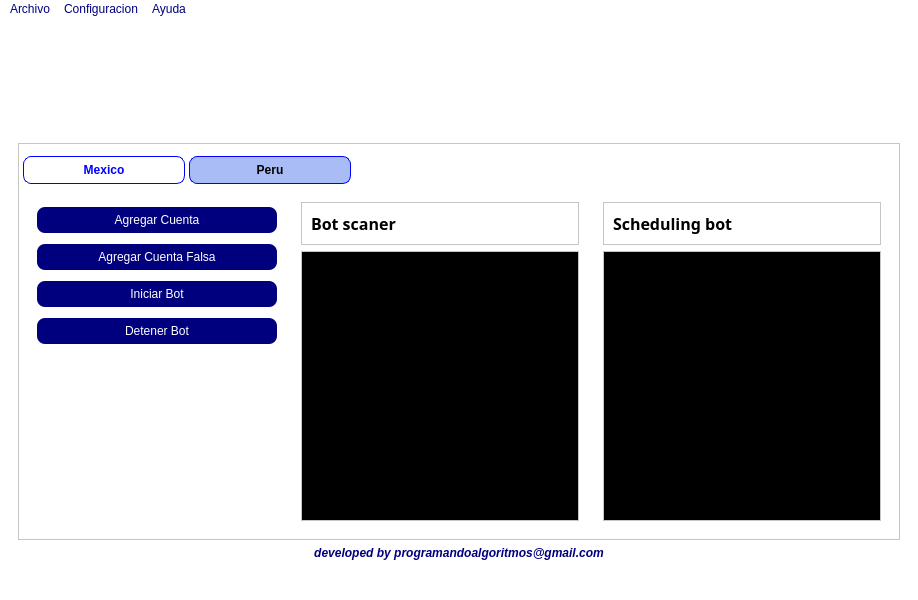
<?xml version="1.0" encoding="UTF-8"?>
<ui version="4.0">
 <class>MainWindow</class>
 <widget class="QMainWindow" name="MainWindow">
  <property name="geometry">
   <rect>
    <x>0</x>
    <y>0</y>
    <width>918</width>
    <height>600</height>
   </rect>
  </property>
  <property name="sizePolicy">
   <sizepolicy hsizetype="Expanding" vsizetype="Expanding">
    <horstretch>1</horstretch>
    <verstretch>1</verstretch>
   </sizepolicy>
  </property>
  <property name="minimumSize">
   <size>
    <width>0</width>
    <height>0</height>
   </size>
  </property>
  <property name="maximumSize">
   <size>
    <width>16777213</width>
    <height>16777215</height>
   </size>
  </property>
  <property name="sizeIncrement">
   <size>
    <width>0</width>
    <height>0</height>
   </size>
  </property>
  <property name="baseSize">
   <size>
    <width>0</width>
    <height>0</height>
   </size>
  </property>
  <property name="cursor">
   <cursorShape>PointingHandCursor</cursorShape>
  </property>
  <property name="windowTitle">
   <string>Agenda - tu visa</string>
  </property>
  <property name="windowIcon">
   <iconset>
    <normaloff>../tuvisa.png</normaloff>../tuvisa.png</iconset>
  </property>
  <property name="styleSheet">
   <string notr="true">background-color: rgb(255, 255, 255);
color:black;</string>
  </property>
  <property name="iconSize">
   <size>
    <width>50</width>
    <height>50</height>
   </size>
  </property>
  <property name="toolButtonStyle">
   <enum>Qt::ToolButtonTextOnly</enum>
  </property>
  <widget class="QWidget" name="centralwidget">
   <property name="sizePolicy">
    <sizepolicy hsizetype="Expanding" vsizetype="Expanding">
     <horstretch>1</horstretch>
     <verstretch>1</verstretch>
    </sizepolicy>
   </property>
   <property name="minimumSize">
    <size>
     <width>0</width>
     <height>0</height>
    </size>
   </property>
   <layout class="QVBoxLayout" name="verticalLayout">
    <item>
     <widget class="QFrame" name="frame">
      <property name="frameShape">
       <enum>QFrame::NoFrame</enum>
      </property>
      <property name="frameShadow">
       <enum>QFrame::Raised</enum>
      </property>
      <layout class="QVBoxLayout" name="verticalLayout_2">
       <item>
        <widget class="QFrame" name="frame_2">
         <property name="minimumSize">
          <size>
           <width>0</width>
           <height>100</height>
          </size>
         </property>
         <property name="baseSize">
          <size>
           <width>3</width>
           <height>0</height>
          </size>
         </property>
         <property name="frameShape">
          <enum>QFrame::NoFrame</enum>
         </property>
         <property name="frameShadow">
          <enum>QFrame::Raised</enum>
         </property>
         <widget class="QLabel" name="Logo">
          <property name="geometry">
           <rect>
            <x>0</x>
            <y>0</y>
            <width>181</width>
            <height>91</height>
           </rect>
          </property>
          <property name="text">
           <string/>
          </property>
          <property name="pixmap">
           <pixmap>../tuvisa.png</pixmap>
          </property>
          <property name="scaledContents">
           <bool>true</bool>
          </property>
         </widget>
        </widget>
       </item>
       <item>
        <widget class="QFrame" name="frame_3">
         <property name="frameShape">
          <enum>QFrame::StyledPanel</enum>
         </property>
         <property name="frameShadow">
          <enum>QFrame::Raised</enum>
         </property>
         <layout class="QVBoxLayout" name="verticalLayout_4">
          <property name="leftMargin">
           <number>0</number>
          </property>
          <property name="topMargin">
           <number>12</number>
          </property>
          <property name="rightMargin">
           <number>0</number>
          </property>
          <property name="bottomMargin">
           <number>0</number>
          </property>
          <item>
           <widget class="QTabWidget" name="tabWidget">
            <property name="styleSheet">
             <string notr="true">   QTabWidget::pane {
        border: none;
    }    
	QTabBar::tab {
        color: blue;  /* Color del texto */
		font-weight:bold;
		margin-left:4px;
		padding: 6px 20px 6px 20px;
		border: 1px solid blue;
		border-radius: 8px;
		min-width:120px;
    }
    QTabBar::tab:selected {
        color: black;  /* Color del texto cuando la pestaña está seleccionada */
		background: #A9BCF5;
    }</string>
            </property>
            <property name="currentIndex">
             <number>1</number>
            </property>
            <property name="tabBarAutoHide">
             <bool>false</bool>
            </property>
            <widget class="QWidget" name="tab">
             <property name="sizePolicy">
              <sizepolicy hsizetype="Expanding" vsizetype="Expanding">
               <horstretch>0</horstretch>
               <verstretch>0</verstretch>
              </sizepolicy>
             </property>
             <property name="styleSheet">
              <string notr="true">color: rgb(0, 0, 0);</string>
             </property>
             <attribute name="title">
              <string>Mexico</string>
             </attribute>
             <layout class="QHBoxLayout" name="horizontalLayout">
              <item>
               <widget class="QFrame" name="frame_5">
                <property name="minimumSize">
                 <size>
                  <width>0</width>
                  <height>0</height>
                 </size>
                </property>
                <property name="baseSize">
                 <size>
                  <width>0</width>
                  <height>0</height>
                 </size>
                </property>
                <property name="frameShape">
                 <enum>QFrame::NoFrame</enum>
                </property>
                <property name="frameShadow">
                 <enum>QFrame::Raised</enum>
                </property>
                <layout class="QVBoxLayout" name="verticalLayout_5">
                 <property name="leftMargin">
                  <number>0</number>
                 </property>
                 <property name="topMargin">
                  <number>0</number>
                 </property>
                 <property name="rightMargin">
                  <number>0</number>
                 </property>
                 <property name="bottomMargin">
                  <number>0</number>
                 </property>
                 <item>
                  <widget class="QFrame" name="frame_8">
                   <property name="minimumSize">
                    <size>
                     <width>0</width>
                     <height>0</height>
                    </size>
                   </property>
                   <property name="frameShape">
                    <enum>QFrame::NoFrame</enum>
                   </property>
                   <property name="frameShadow">
                    <enum>QFrame::Raised</enum>
                   </property>
                   <layout class="QVBoxLayout" name="verticalLayout_8">
                    <item>
                     <widget class="QPushButton" name="AgregarCuentasMexico">
                      <property name="sizePolicy">
                       <sizepolicy hsizetype="Expanding" vsizetype="Fixed">
                        <horstretch>0</horstretch>
                        <verstretch>0</verstretch>
                       </sizepolicy>
                      </property>
                      <property name="styleSheet">
                       <string notr="true">color: rgb(255, 255, 255);
background-color: rgb(0, 0, 127);
border-radius:8px;
padding: 6px 10px 6px 10px;</string>
                      </property>
                      <property name="text">
                       <string>Agregar Cuenta</string>
                      </property>
                     </widget>
                    </item>
                    <item>
                     <widget class="QPushButton" name="AgregarCuentasFalsasMexico">
                      <property name="sizePolicy">
                       <sizepolicy hsizetype="Expanding" vsizetype="Fixed">
                        <horstretch>0</horstretch>
                        <verstretch>0</verstretch>
                       </sizepolicy>
                      </property>
                      <property name="styleSheet">
                       <string notr="true">color: rgb(255, 255, 255);
background-color: rgb(0, 0, 127);
border-radius:8px;
padding: 6px 10px 6px 10px;</string>
                      </property>
                      <property name="text">
                       <string>Agregar Cuenta Falsa</string>
                      </property>
                     </widget>
                    </item>
                    <item>
                     <widget class="QPushButton" name="BotMexico">
                      <property name="sizePolicy">
                       <sizepolicy hsizetype="Expanding" vsizetype="Fixed">
                        <horstretch>0</horstretch>
                        <verstretch>0</verstretch>
                       </sizepolicy>
                      </property>
                      <property name="styleSheet">
                       <string notr="true">color: rgb(255, 255, 255);
background-color: rgb(0, 0, 127);
border-radius:8px;
padding: 6px 10px 6px 10px;</string>
                      </property>
                      <property name="text">
                       <string>Iniciar Bot</string>
                      </property>
                     </widget>
                    </item>
                    <item>
                     <widget class="QPushButton" name="ButtonStopBotMexico">
                      <property name="sizePolicy">
                       <sizepolicy hsizetype="Expanding" vsizetype="Fixed">
                        <horstretch>0</horstretch>
                        <verstretch>0</verstretch>
                       </sizepolicy>
                      </property>
                      <property name="styleSheet">
                       <string notr="true">color: rgb(255, 255, 255);
background-color: rgb(0, 0, 127);
border-radius:8px;
padding: 6px 10px 6px 10px;</string>
                      </property>
                      <property name="text">
                       <string>Detener Bot</string>
                      </property>
                     </widget>
                    </item>
                   </layout>
                  </widget>
                 </item>
                 <item>
                  <widget class="QFrame" name="frame_9">
                   <property name="frameShape">
                    <enum>QFrame::NoFrame</enum>
                   </property>
                   <property name="frameShadow">
                    <enum>QFrame::Raised</enum>
                   </property>
                  </widget>
                 </item>
                </layout>
               </widget>
              </item>
              <item>
               <widget class="QFrame" name="frame_6">
                <property name="frameShape">
                 <enum>QFrame::NoFrame</enum>
                </property>
                <property name="frameShadow">
                 <enum>QFrame::Raised</enum>
                </property>
                <layout class="QVBoxLayout" name="verticalLayout_6">
                 <item>
                  <widget class="QFrame" name="frame_11">
                   <property name="minimumSize">
                    <size>
                     <width>0</width>
                     <height>20</height>
                    </size>
                   </property>
                   <property name="styleSheet">
                    <string notr="true"/>
                   </property>
                   <property name="frameShape">
                    <enum>QFrame::StyledPanel</enum>
                   </property>
                   <property name="frameShadow">
                    <enum>QFrame::Raised</enum>
                   </property>
                   <layout class="QVBoxLayout" name="verticalLayout_10">
                    <item>
                     <widget class="QLabel" name="label">
                      <property name="font">
                       <font>
                        <family>Clean</family>
                        <pointsize>12</pointsize>
                        <bold>true</bold>
                       </font>
                      </property>
                      <property name="text">
                       <string>Bot scaner</string>
                      </property>
                     </widget>
                    </item>
                   </layout>
                  </widget>
                 </item>
                 <item>
                  <widget class="QFrame" name="frame_10">
                   <property name="enabled">
                    <bool>true</bool>
                   </property>
                   <property name="minimumSize">
                    <size>
                     <width>0</width>
                     <height>0</height>
                    </size>
                   </property>
                   <property name="baseSize">
                    <size>
                     <width>0</width>
                     <height>0</height>
                    </size>
                   </property>
                   <property name="frameShape">
                    <enum>QFrame::StyledPanel</enum>
                   </property>
                   <property name="frameShadow">
                    <enum>QFrame::Raised</enum>
                   </property>
                   <layout class="QVBoxLayout" name="verticalLayout_9">
                    <property name="leftMargin">
                     <number>0</number>
                    </property>
                    <property name="topMargin">
                     <number>0</number>
                    </property>
                    <property name="rightMargin">
                     <number>0</number>
                    </property>
                    <property name="bottomMargin">
                     <number>0</number>
                    </property>
                    <item>
                     <widget class="QScrollArea" name="scrollArea_Mexico">
                      <property name="enabled">
                       <bool>true</bool>
                      </property>
                      <property name="styleSheet">
                       <string notr="true">background-color: rgb(0, 0, 0);
color: rgb(255, 255, 255);</string>
                      </property>
                      <property name="widgetResizable">
                       <bool>true</bool>
                      </property>
                      <widget class="QWidget" name="scrollAreaWidgetContents_2">
                       <property name="geometry">
                        <rect>
                         <x>0</x>
                         <y>0</y>
                         <width>274</width>
                         <height>267</height>
                        </rect>
                       </property>
                       <layout class="QVBoxLayout" name="verticalLayout_22">
                        <item>
                         <widget class="QTextEdit" name="ConsolaMexico">
                          <property name="styleSheet">
                           <string notr="true">color: rgb(0, 170, 0);
font-weight:bold;
font-size:12px;</string>
                          </property>
                          <property name="readOnly">
                           <bool>true</bool>
                          </property>
                         </widget>
                        </item>
                       </layout>
                      </widget>
                     </widget>
                    </item>
                   </layout>
                  </widget>
                 </item>
                </layout>
               </widget>
              </item>
              <item>
               <widget class="QFrame" name="frame_7">
                <property name="frameShape">
                 <enum>QFrame::NoFrame</enum>
                </property>
                <property name="frameShadow">
                 <enum>QFrame::Raised</enum>
                </property>
                <layout class="QVBoxLayout" name="verticalLayout_7">
                 <item>
                  <widget class="QFrame" name="frame_12">
                   <property name="minimumSize">
                    <size>
                     <width>0</width>
                     <height>30</height>
                    </size>
                   </property>
                   <property name="frameShape">
                    <enum>QFrame::StyledPanel</enum>
                   </property>
                   <property name="frameShadow">
                    <enum>QFrame::Raised</enum>
                   </property>
                   <layout class="QVBoxLayout" name="verticalLayout_11">
                    <item>
                     <widget class="QLabel" name="label_3">
                      <property name="font">
                       <font>
                        <family>Clean</family>
                        <pointsize>12</pointsize>
                        <bold>true</bold>
                       </font>
                      </property>
                      <property name="text">
                       <string>Scheduling bot</string>
                      </property>
                     </widget>
                    </item>
                   </layout>
                  </widget>
                 </item>
                 <item>
                  <widget class="QScrollArea" name="scrollArea_Mexico_2">
                   <property name="styleSheet">
                    <string notr="true">background-color: rgb(0, 0, 0);
color: rgb(255, 255, 255);</string>
                   </property>
                   <property name="widgetResizable">
                    <bool>true</bool>
                   </property>
                   <widget class="QWidget" name="scrollAreaWidgetContents_6">
                    <property name="geometry">
                     <rect>
                      <x>0</x>
                      <y>0</y>
                      <width>274</width>
                      <height>269</height>
                     </rect>
                    </property>
                    <layout class="QVBoxLayout" name="verticalLayout_23">
                     <item>
                      <widget class="QTextEdit" name="ConsolaAgendadorMexico">
                       <property name="styleSheet">
                        <string notr="true">color: rgb(0, 170, 0);
font-weight:bold;
font-size:12px;</string>
                       </property>
                       <property name="readOnly">
                        <bool>true</bool>
                       </property>
                      </widget>
                     </item>
                    </layout>
                   </widget>
                  </widget>
                 </item>
                </layout>
               </widget>
              </item>
             </layout>
            </widget>
            <widget class="QWidget" name="tab_2">
             <property name="styleSheet">
              <string notr="true">color: rgb(0, 0, 0);</string>
             </property>
             <attribute name="title">
              <string>Peru</string>
             </attribute>
             <layout class="QHBoxLayout" name="horizontalLayout_2">
              <item>
               <widget class="QFrame" name="frame_13">
                <property name="frameShape">
                 <enum>QFrame::NoFrame</enum>
                </property>
                <property name="frameShadow">
                 <enum>QFrame::Raised</enum>
                </property>
                <layout class="QVBoxLayout" name="verticalLayout_12">
                 <property name="leftMargin">
                  <number>0</number>
                 </property>
                 <property name="topMargin">
                  <number>0</number>
                 </property>
                 <property name="rightMargin">
                  <number>0</number>
                 </property>
                 <property name="bottomMargin">
                  <number>0</number>
                 </property>
                 <item>
                  <widget class="QFrame" name="frame_15">
                   <property name="frameShape">
                    <enum>QFrame::NoFrame</enum>
                   </property>
                   <property name="frameShadow">
                    <enum>QFrame::Raised</enum>
                   </property>
                   <layout class="QVBoxLayout" name="verticalLayout_19">
                    <item>
                     <widget class="QPushButton" name="AgregarCuentasPeru">
                      <property name="sizePolicy">
                       <sizepolicy hsizetype="Expanding" vsizetype="Fixed">
                        <horstretch>0</horstretch>
                        <verstretch>0</verstretch>
                       </sizepolicy>
                      </property>
                      <property name="styleSheet">
                       <string notr="true">color: rgb(255, 255, 255);
background-color: rgb(0, 0, 127);
border-radius:8px;
padding: 6px 10px 6px 10px;</string>
                      </property>
                      <property name="text">
                       <string>Agregar Cuenta</string>
                      </property>
                     </widget>
                    </item>
                    <item>
                     <widget class="QPushButton" name="AgregarCuentasFalsasPeru">
                      <property name="sizePolicy">
                       <sizepolicy hsizetype="Expanding" vsizetype="Fixed">
                        <horstretch>0</horstretch>
                        <verstretch>0</verstretch>
                       </sizepolicy>
                      </property>
                      <property name="styleSheet">
                       <string notr="true">color: rgb(255, 255, 255);
background-color: rgb(0, 0, 127);
border-radius:8px;
padding: 6px 10px 6px 10px;</string>
                      </property>
                      <property name="text">
                       <string>Agregar Cuenta Falsa</string>
                      </property>
                     </widget>
                    </item>
                    <item>
                     <widget class="QPushButton" name="BotPeru">
                      <property name="sizePolicy">
                       <sizepolicy hsizetype="Expanding" vsizetype="Fixed">
                        <horstretch>0</horstretch>
                        <verstretch>0</verstretch>
                       </sizepolicy>
                      </property>
                      <property name="styleSheet">
                       <string notr="true">color: rgb(255, 255, 255);
background-color: rgb(0, 0, 127);
border-radius:8px;
padding: 6px 10px 6px 10px;</string>
                      </property>
                      <property name="text">
                       <string>Iniciar Bot</string>
                      </property>
                     </widget>
                    </item>
                    <item>
                     <widget class="QPushButton" name="ButtonStopBotPeru">
                      <property name="sizePolicy">
                       <sizepolicy hsizetype="Expanding" vsizetype="Fixed">
                        <horstretch>0</horstretch>
                        <verstretch>0</verstretch>
                       </sizepolicy>
                      </property>
                      <property name="styleSheet">
                       <string notr="true">color: rgb(255, 255, 255);
background-color: rgb(0, 0, 127);
border-radius:8px;
padding: 6px 10px 6px 10px;</string>
                      </property>
                      <property name="text">
                       <string>Detener Bot</string>
                      </property>
                     </widget>
                    </item>
                   </layout>
                  </widget>
                 </item>
                 <item>
                  <widget class="QFrame" name="frame_17">
                   <property name="frameShape">
                    <enum>QFrame::NoFrame</enum>
                   </property>
                   <property name="frameShadow">
                    <enum>QFrame::Raised</enum>
                   </property>
                  </widget>
                 </item>
                </layout>
               </widget>
              </item>
              <item>
               <widget class="QFrame" name="frame_14">
                <property name="frameShape">
                 <enum>QFrame::NoFrame</enum>
                </property>
                <property name="frameShadow">
                 <enum>QFrame::Raised</enum>
                </property>
                <layout class="QVBoxLayout" name="verticalLayout_17">
                 <item>
                  <widget class="QFrame" name="frame_16">
                   <property name="frameShape">
                    <enum>QFrame::StyledPanel</enum>
                   </property>
                   <property name="frameShadow">
                    <enum>QFrame::Raised</enum>
                   </property>
                   <layout class="QVBoxLayout" name="verticalLayout_13">
                    <item>
                     <widget class="QLabel" name="label_4">
                      <property name="font">
                       <font>
                        <family>Clean</family>
                        <pointsize>12</pointsize>
                        <bold>true</bold>
                       </font>
                      </property>
                      <property name="text">
                       <string>Bot scaner</string>
                      </property>
                     </widget>
                    </item>
                   </layout>
                  </widget>
                 </item>
                 <item>
                  <widget class="QFrame" name="frame_18">
                   <property name="frameShape">
                    <enum>QFrame::StyledPanel</enum>
                   </property>
                   <property name="frameShadow">
                    <enum>QFrame::Raised</enum>
                   </property>
                   <layout class="QVBoxLayout" name="verticalLayout_15">
                    <property name="leftMargin">
                     <number>0</number>
                    </property>
                    <property name="topMargin">
                     <number>0</number>
                    </property>
                    <property name="rightMargin">
                     <number>0</number>
                    </property>
                    <property name="bottomMargin">
                     <number>0</number>
                    </property>
                    <item>
                     <widget class="QScrollArea" name="scrollArea_Peru">
                      <property name="styleSheet">
                       <string notr="true">background-color: rgb(0, 0, 0);
color: rgb(255, 255, 255);</string>
                      </property>
                      <property name="widgetResizable">
                       <bool>true</bool>
                      </property>
                      <widget class="QWidget" name="scrollAreaWidgetContents">
                       <property name="geometry">
                        <rect>
                         <x>0</x>
                         <y>0</y>
                         <width>274</width>
                         <height>267</height>
                        </rect>
                       </property>
                       <layout class="QVBoxLayout" name="verticalLayout_20">
                        <item>
                         <widget class="QTextEdit" name="ConsolaPeru">
                          <property name="styleSheet">
                           <string notr="true">color: rgb(0, 170, 0);
font-weight:bold;
font-size:12px;</string>
                          </property>
                          <property name="readOnly">
                           <bool>true</bool>
                          </property>
                         </widget>
                        </item>
                       </layout>
                      </widget>
                     </widget>
                    </item>
                   </layout>
                  </widget>
                 </item>
                </layout>
               </widget>
              </item>
              <item>
               <widget class="QFrame" name="frame_20">
                <property name="frameShape">
                 <enum>QFrame::NoFrame</enum>
                </property>
                <property name="frameShadow">
                 <enum>QFrame::Raised</enum>
                </property>
                <layout class="QVBoxLayout" name="verticalLayout_18">
                 <item>
                  <widget class="QFrame" name="frame_21">
                   <property name="frameShape">
                    <enum>QFrame::StyledPanel</enum>
                   </property>
                   <property name="frameShadow">
                    <enum>QFrame::Raised</enum>
                   </property>
                   <layout class="QVBoxLayout" name="verticalLayout_14">
                    <item>
                     <widget class="QLabel" name="label_6">
                      <property name="font">
                       <font>
                        <family>Clean</family>
                        <pointsize>12</pointsize>
                        <bold>true</bold>
                       </font>
                      </property>
                      <property name="text">
                       <string>Scheduling bot</string>
                      </property>
                     </widget>
                    </item>
                   </layout>
                  </widget>
                 </item>
                 <item>
                  <widget class="QFrame" name="frame_22">
                   <property name="frameShape">
                    <enum>QFrame::StyledPanel</enum>
                   </property>
                   <property name="frameShadow">
                    <enum>QFrame::Raised</enum>
                   </property>
                   <layout class="QVBoxLayout" name="verticalLayout_16">
                    <property name="leftMargin">
                     <number>0</number>
                    </property>
                    <property name="topMargin">
                     <number>0</number>
                    </property>
                    <property name="rightMargin">
                     <number>0</number>
                    </property>
                    <property name="bottomMargin">
                     <number>0</number>
                    </property>
                    <item>
                     <widget class="QScrollArea" name="scrollArea_Peru_3">
                      <property name="styleSheet">
                       <string notr="true">background-color: rgb(0, 0, 0);
color: rgb(255, 255, 255);</string>
                      </property>
                      <property name="widgetResizable">
                       <bool>true</bool>
                      </property>
                      <widget class="QWidget" name="scrollAreaWidgetContents_8">
                       <property name="geometry">
                        <rect>
                         <x>0</x>
                         <y>0</y>
                         <width>274</width>
                         <height>267</height>
                        </rect>
                       </property>
                       <layout class="QVBoxLayout" name="verticalLayout_21">
                        <item>
                         <widget class="QTextEdit" name="ConsolaAgendadorPeru">
                          <property name="styleSheet">
                           <string notr="true">color: rgb(0, 170, 0);
font-weight:bold;
font-size:12px;</string>
                          </property>
                          <property name="readOnly">
                           <bool>true</bool>
                          </property>
                         </widget>
                        </item>
                       </layout>
                      </widget>
                     </widget>
                    </item>
                   </layout>
                  </widget>
                 </item>
                </layout>
               </widget>
              </item>
             </layout>
            </widget>
           </widget>
          </item>
         </layout>
        </widget>
       </item>
       <item>
        <widget class="QFrame" name="frame_4">
         <property name="frameShape">
          <enum>QFrame::NoFrame</enum>
         </property>
         <property name="frameShadow">
          <enum>QFrame::Raised</enum>
         </property>
         <layout class="QVBoxLayout" name="verticalLayout_3">
          <property name="leftMargin">
           <number>0</number>
          </property>
          <property name="topMargin">
           <number>0</number>
          </property>
          <property name="rightMargin">
           <number>0</number>
          </property>
          <property name="bottomMargin">
           <number>0</number>
          </property>
          <item>
           <widget class="QLabel" name="label_2">
            <property name="font">
             <font>
              <family>Ubuntu</family>
              <italic>true</italic>
              <bold>true</bold>
             </font>
            </property>
            <property name="styleSheet">
             <string notr="true">color: rgb(0, 0, 127);</string>
            </property>
            <property name="text">
             <string>developed by programandoalgoritmos@gmail.com</string>
            </property>
            <property name="alignment">
             <set>Qt::AlignCenter</set>
            </property>
           </widget>
          </item>
         </layout>
        </widget>
       </item>
      </layout>
     </widget>
    </item>
   </layout>
  </widget>
  <widget class="QMenuBar" name="menubar">
   <property name="geometry">
    <rect>
     <x>0</x>
     <y>0</y>
     <width>918</width>
     <height>22</height>
    </rect>
   </property>
   <property name="styleSheet">
    <string notr="true">color: rgb(0, 0, 127);</string>
   </property>
   <widget class="QMenu" name="menuConfiguracion">
    <property name="title">
     <string>Configuracion</string>
    </property>
    <widget class="QMenu" name="menuPais">
     <property name="title">
      <string>Pais</string>
     </property>
     <addaction name="ConfiguracionMexico"/>
     <addaction name="ConfiguracionPeru"/>
    </widget>
    <widget class="QMenu" name="menuvpn">
     <property name="title">
      <string>vpn</string>
     </property>
     <addaction name="actionOpenVPN_VpnBook"/>
     <addaction name="actionExpressVPN"/>
    </widget>
    <addaction name="menuPais"/>
    <addaction name="menuvpn"/>
    <addaction name="actionNotificaciones"/>
   </widget>
   <widget class="QMenu" name="menuArchivo">
    <property name="title">
     <string>Archivo</string>
    </property>
    <widget class="QMenu" name="menuHistorial">
     <property name="title">
      <string>Historial</string>
     </property>
     <addaction name="actionMexico_2"/>
     <addaction name="actionPeru_2"/>
     <addaction name="actionTodos"/>
    </widget>
    <addaction name="actionCuentas_Agendadas"/>
    <addaction name="menuHistorial"/>
    <addaction name="actionlogs"/>
   </widget>
   <widget class="QMenu" name="menuAyuda">
    <property name="title">
     <string>Ayuda</string>
    </property>
    <addaction name="actionSoporte"/>
   </widget>
   <addaction name="menuArchivo"/>
   <addaction name="menuConfiguracion"/>
   <addaction name="menuAyuda"/>
  </widget>
  <widget class="QStatusBar" name="statusbar"/>
  <action name="ConfiguracionMexico">
   <property name="text">
    <string>Mexico</string>
   </property>
  </action>
  <action name="ConfiguracionPeru">
   <property name="text">
    <string>Peru</string>
   </property>
  </action>
  <action name="actionCuentas_Agendadas">
   <property name="text">
    <string>Cuentas agendadas</string>
   </property>
  </action>
  <action name="actionCuentas_no_agendadas">
   <property name="text">
    <string>Cuentas no agendadas</string>
   </property>
  </action>
  <action name="actionlogs">
   <property name="text">
    <string>logs</string>
   </property>
  </action>
  <action name="actionMexico_2">
   <property name="text">
    <string>Mexico</string>
   </property>
  </action>
  <action name="actionPeru_2">
   <property name="text">
    <string>Peru</string>
   </property>
  </action>
  <action name="actionTodos">
   <property name="text">
    <string>Todos</string>
   </property>
  </action>
  <action name="actionOpenVPN_VpnBook">
   <property name="text">
    <string>OpenVPN + VpnBook</string>
   </property>
  </action>
  <action name="actionExpressVPN">
   <property name="text">
    <string>ExpressVPN</string>
   </property>
  </action>
  <action name="actionSoporte">
   <property name="text">
    <string>Soporte</string>
   </property>
  </action>
  <action name="actionNotificaciones">
   <property name="text">
    <string>Notificaciones</string>
   </property>
  </action>
 </widget>
 <resources/>
 <connections/>
</ui>
